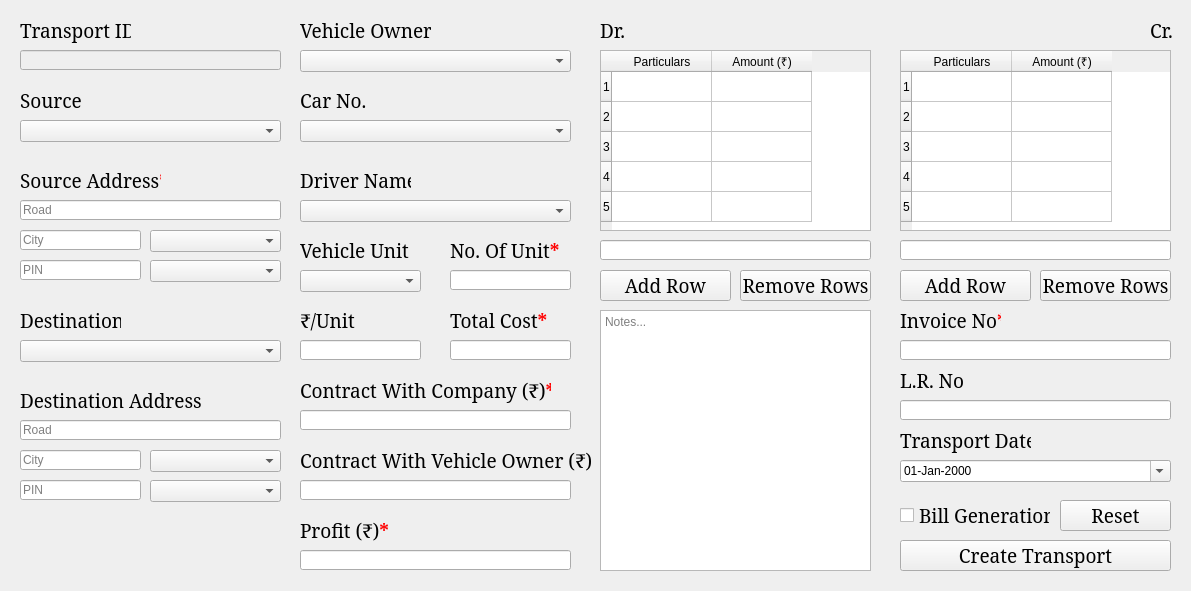
<?xml version="1.0" encoding="UTF-8"?>
<ui version="4.0">
 <class>AddTransportWindow</class>
 <widget class="QMainWindow" name="AddTransportWindow">
  <property name="windowModality">
   <enum>Qt::ApplicationModal</enum>
  </property>
  <property name="geometry">
   <rect>
    <x>0</x>
    <y>0</y>
    <width>1191</width>
    <height>591</height>
   </rect>
  </property>
  <property name="windowTitle">
   <string>KB Roadways - Add Transport</string>
  </property>
  <property name="windowIcon">
   <iconset>
    <normaloff>../__Assets/Logos/CompanyLogo.png</normaloff>../__Assets/Logos/CompanyLogo.png</iconset>
  </property>
  <widget class="QWidget" name="centralwidget">
   <widget class="QLabel" name="lblTransportID">
    <property name="geometry">
     <rect>
      <x>20</x>
      <y>10</y>
      <width>111</width>
      <height>41</height>
     </rect>
    </property>
    <property name="font">
     <font>
      <family>Constantia</family>
      <pointsize>14</pointsize>
     </font>
    </property>
    <property name="text">
     <string>Transport ID</string>
    </property>
   </widget>
   <widget class="QLabel" name="lblSource">
    <property name="geometry">
     <rect>
      <x>20</x>
      <y>80</y>
      <width>61</width>
      <height>41</height>
     </rect>
    </property>
    <property name="font">
     <font>
      <family>Constantia</family>
      <pointsize>14</pointsize>
     </font>
    </property>
    <property name="text">
     <string>Source</string>
    </property>
   </widget>
   <widget class="QLabel" name="lblDestination">
    <property name="geometry">
     <rect>
      <x>20</x>
      <y>300</y>
      <width>101</width>
      <height>41</height>
     </rect>
    </property>
    <property name="font">
     <font>
      <family>Constantia</family>
      <pointsize>14</pointsize>
     </font>
    </property>
    <property name="text">
     <string>Destination</string>
    </property>
   </widget>
   <widget class="QLabel" name="lblTransportDate">
    <property name="geometry">
     <rect>
      <x>900</x>
      <y>420</y>
      <width>131</width>
      <height>41</height>
     </rect>
    </property>
    <property name="font">
     <font>
      <family>Constantia</family>
      <pointsize>14</pointsize>
     </font>
    </property>
    <property name="text">
     <string>Transport Date</string>
    </property>
   </widget>
   <widget class="QLabel" name="lblVehicleOwner">
    <property name="geometry">
     <rect>
      <x>300</x>
      <y>10</y>
      <width>131</width>
      <height>41</height>
     </rect>
    </property>
    <property name="font">
     <font>
      <family>Constantia</family>
      <pointsize>14</pointsize>
     </font>
    </property>
    <property name="text">
     <string>Vehicle Owner</string>
    </property>
   </widget>
   <widget class="QLabel" name="lblCarNumber">
    <property name="geometry">
     <rect>
      <x>300</x>
      <y>80</y>
      <width>71</width>
      <height>41</height>
     </rect>
    </property>
    <property name="font">
     <font>
      <family>Constantia</family>
      <pointsize>14</pointsize>
     </font>
    </property>
    <property name="text">
     <string>Car No.</string>
    </property>
   </widget>
   <widget class="QLabel" name="lblDriverName">
    <property name="geometry">
     <rect>
      <x>300</x>
      <y>160</y>
      <width>111</width>
      <height>41</height>
     </rect>
    </property>
    <property name="font">
     <font>
      <family>Constantia</family>
      <pointsize>14</pointsize>
     </font>
    </property>
    <property name="text">
     <string>Driver Name</string>
    </property>
   </widget>
   <widget class="QLabel" name="lblVehicleUnit">
    <property name="geometry">
     <rect>
      <x>300</x>
      <y>230</y>
      <width>111</width>
      <height>41</height>
     </rect>
    </property>
    <property name="font">
     <font>
      <family>Constantia</family>
      <pointsize>14</pointsize>
     </font>
    </property>
    <property name="text">
     <string>Vehicle Unit</string>
    </property>
   </widget>
   <widget class="QLabel" name="lblPricePerUnit">
    <property name="geometry">
     <rect>
      <x>300</x>
      <y>300</y>
      <width>71</width>
      <height>41</height>
     </rect>
    </property>
    <property name="font">
     <font>
      <family>Constantia</family>
      <pointsize>14</pointsize>
     </font>
    </property>
    <property name="text">
     <string>&lt;html&gt;&lt;head/&gt;&lt;body&gt;&lt;p&gt;₹/Unit&lt;/p&gt;&lt;/body&gt;&lt;/html&gt;</string>
    </property>
   </widget>
   <widget class="QLineEdit" name="leTransportID">
    <property name="enabled">
     <bool>false</bool>
    </property>
    <property name="geometry">
     <rect>
      <x>20</x>
      <y>50</y>
      <width>261</width>
      <height>20</height>
     </rect>
    </property>
    <property name="text">
     <string/>
    </property>
    <property name="readOnly">
     <bool>true</bool>
    </property>
   </widget>
   <widget class="QLineEdit" name="lePricePerUnit">
    <property name="geometry">
     <rect>
      <x>300</x>
      <y>340</y>
      <width>121</width>
      <height>20</height>
     </rect>
    </property>
    <property name="text">
     <string/>
    </property>
    <property name="readOnly">
     <bool>false</bool>
    </property>
   </widget>
   <widget class="QCheckBox" name="chkBillGeneration">
    <property name="geometry">
     <rect>
      <x>900</x>
      <y>500</y>
      <width>151</width>
      <height>31</height>
     </rect>
    </property>
    <property name="font">
     <font>
      <family>Constantia</family>
      <pointsize>14</pointsize>
     </font>
    </property>
    <property name="text">
     <string>Bill Generation</string>
    </property>
   </widget>
   <widget class="QComboBox" name="cbSources">
    <property name="geometry">
     <rect>
      <x>20</x>
      <y>120</y>
      <width>261</width>
      <height>22</height>
     </rect>
    </property>
   </widget>
   <widget class="QComboBox" name="cbDestinations">
    <property name="geometry">
     <rect>
      <x>20</x>
      <y>340</y>
      <width>261</width>
      <height>22</height>
     </rect>
    </property>
   </widget>
   <widget class="QComboBox" name="cbVehicleOwners">
    <property name="geometry">
     <rect>
      <x>300</x>
      <y>50</y>
      <width>271</width>
      <height>22</height>
     </rect>
    </property>
   </widget>
   <widget class="QComboBox" name="cbCarNumbers">
    <property name="geometry">
     <rect>
      <x>300</x>
      <y>120</y>
      <width>271</width>
      <height>22</height>
     </rect>
    </property>
   </widget>
   <widget class="QComboBox" name="cbDriverNames">
    <property name="geometry">
     <rect>
      <x>300</x>
      <y>200</y>
      <width>271</width>
      <height>22</height>
     </rect>
    </property>
   </widget>
   <widget class="QDateEdit" name="deTransportDate">
    <property name="geometry">
     <rect>
      <x>900</x>
      <y>460</y>
      <width>271</width>
      <height>22</height>
     </rect>
    </property>
    <property name="wrapping">
     <bool>false</bool>
    </property>
    <property name="buttonSymbols">
     <enum>QAbstractSpinBox::UpDownArrows</enum>
    </property>
    <property name="displayFormat">
     <string>dd-MMM-yyyy</string>
    </property>
    <property name="calendarPopup">
     <bool>true</bool>
    </property>
    <property name="currentSectionIndex">
     <number>0</number>
    </property>
   </widget>
   <widget class="QComboBox" name="cbVehicleUnit">
    <property name="geometry">
     <rect>
      <x>300</x>
      <y>270</y>
      <width>121</width>
      <height>22</height>
     </rect>
    </property>
    <property name="frame">
     <bool>true</bool>
    </property>
   </widget>
   <widget class="QPushButton" name="btnCreateTransport">
    <property name="geometry">
     <rect>
      <x>900</x>
      <y>540</y>
      <width>271</width>
      <height>31</height>
     </rect>
    </property>
    <property name="font">
     <font>
      <family>Constantia</family>
      <pointsize>14</pointsize>
     </font>
    </property>
    <property name="text">
     <string>Create Transport</string>
    </property>
    <property name="shortcut">
     <string>Ctrl+S</string>
    </property>
   </widget>
   <widget class="QLabel" name="lblLogo">
    <property name="geometry">
     <rect>
      <x>20</x>
      <y>520</y>
      <width>61</width>
      <height>51</height>
     </rect>
    </property>
    <property name="acceptDrops">
     <bool>false</bool>
    </property>
    <property name="autoFillBackground">
     <bool>false</bool>
    </property>
    <property name="text">
     <string/>
    </property>
    <property name="pixmap">
     <pixmap>../__Assets/Logos/CompanyLogo.png</pixmap>
    </property>
    <property name="scaledContents">
     <bool>true</bool>
    </property>
   </widget>
   <widget class="QPushButton" name="btnReset">
    <property name="geometry">
     <rect>
      <x>1060</x>
      <y>500</y>
      <width>111</width>
      <height>31</height>
     </rect>
    </property>
    <property name="font">
     <font>
      <family>Constantia</family>
      <pointsize>14</pointsize>
     </font>
    </property>
    <property name="text">
     <string>Reset</string>
    </property>
   </widget>
   <widget class="QTableWidget" name="twDebit">
    <property name="geometry">
     <rect>
      <x>600</x>
      <y>50</y>
      <width>271</width>
      <height>181</height>
     </rect>
    </property>
    <property name="sizeAdjustPolicy">
     <enum>QAbstractScrollArea::AdjustToContentsOnFirstShow</enum>
    </property>
    <property name="showGrid">
     <bool>true</bool>
    </property>
    <property name="gridStyle">
     <enum>Qt::SolidLine</enum>
    </property>
    <property name="rowCount">
     <number>5</number>
    </property>
    <property name="columnCount">
     <number>2</number>
    </property>
    <attribute name="horizontalHeaderVisible">
     <bool>true</bool>
    </attribute>
    <attribute name="horizontalHeaderCascadingSectionResizes">
     <bool>false</bool>
    </attribute>
    <attribute name="horizontalHeaderHighlightSections">
     <bool>true</bool>
    </attribute>
    <attribute name="verticalHeaderVisible">
     <bool>true</bool>
    </attribute>
    <row/>
    <row/>
    <row/>
    <row/>
    <row/>
    <column>
     <property name="text">
      <string>Particulars</string>
     </property>
    </column>
    <column>
     <property name="text">
      <string>Amount (₹)</string>
     </property>
    </column>
   </widget>
   <widget class="QLabel" name="lblDr">
    <property name="geometry">
     <rect>
      <x>600</x>
      <y>10</y>
      <width>31</width>
      <height>41</height>
     </rect>
    </property>
    <property name="font">
     <font>
      <family>Constantia</family>
      <pointsize>14</pointsize>
     </font>
    </property>
    <property name="text">
     <string>Dr.</string>
    </property>
   </widget>
   <widget class="QLabel" name="lblCr">
    <property name="geometry">
     <rect>
      <x>1150</x>
      <y>10</y>
      <width>31</width>
      <height>41</height>
     </rect>
    </property>
    <property name="font">
     <font>
      <family>Constantia</family>
      <pointsize>14</pointsize>
     </font>
    </property>
    <property name="text">
     <string>Cr.</string>
    </property>
   </widget>
   <widget class="QPushButton" name="btnTwDebitAddRow">
    <property name="geometry">
     <rect>
      <x>600</x>
      <y>270</y>
      <width>131</width>
      <height>31</height>
     </rect>
    </property>
    <property name="font">
     <font>
      <family>Constantia</family>
      <pointsize>14</pointsize>
     </font>
    </property>
    <property name="text">
     <string>Add Row</string>
    </property>
   </widget>
   <widget class="QPushButton" name="btnTwDebitRemoveRow">
    <property name="geometry">
     <rect>
      <x>740</x>
      <y>270</y>
      <width>131</width>
      <height>31</height>
     </rect>
    </property>
    <property name="font">
     <font>
      <family>Constantia</family>
      <pointsize>14</pointsize>
     </font>
    </property>
    <property name="text">
     <string>Remove Rows</string>
    </property>
   </widget>
   <widget class="QTableWidget" name="twCredit">
    <property name="geometry">
     <rect>
      <x>900</x>
      <y>50</y>
      <width>271</width>
      <height>181</height>
     </rect>
    </property>
    <property name="sizeAdjustPolicy">
     <enum>QAbstractScrollArea::AdjustToContentsOnFirstShow</enum>
    </property>
    <property name="showGrid">
     <bool>true</bool>
    </property>
    <property name="gridStyle">
     <enum>Qt::SolidLine</enum>
    </property>
    <property name="rowCount">
     <number>5</number>
    </property>
    <property name="columnCount">
     <number>2</number>
    </property>
    <attribute name="horizontalHeaderVisible">
     <bool>true</bool>
    </attribute>
    <attribute name="horizontalHeaderCascadingSectionResizes">
     <bool>false</bool>
    </attribute>
    <attribute name="horizontalHeaderHighlightSections">
     <bool>true</bool>
    </attribute>
    <attribute name="verticalHeaderVisible">
     <bool>true</bool>
    </attribute>
    <row/>
    <row/>
    <row/>
    <row/>
    <row/>
    <column>
     <property name="text">
      <string>Particulars</string>
     </property>
    </column>
    <column>
     <property name="text">
      <string>Amount (₹)</string>
     </property>
    </column>
   </widget>
   <widget class="QPushButton" name="btnTwCreditRemoveRow">
    <property name="geometry">
     <rect>
      <x>1040</x>
      <y>270</y>
      <width>131</width>
      <height>31</height>
     </rect>
    </property>
    <property name="font">
     <font>
      <family>Constantia</family>
      <pointsize>14</pointsize>
     </font>
    </property>
    <property name="text">
     <string>Remove Rows</string>
    </property>
   </widget>
   <widget class="QPushButton" name="btnTwCreditAddRow">
    <property name="geometry">
     <rect>
      <x>900</x>
      <y>270</y>
      <width>131</width>
      <height>31</height>
     </rect>
    </property>
    <property name="font">
     <font>
      <family>Constantia</family>
      <pointsize>14</pointsize>
     </font>
    </property>
    <property name="text">
     <string>Add Row</string>
    </property>
   </widget>
   <widget class="QTextEdit" name="teNotes">
    <property name="geometry">
     <rect>
      <x>600</x>
      <y>310</y>
      <width>271</width>
      <height>261</height>
     </rect>
    </property>
    <property name="placeholderText">
     <string>Notes...</string>
    </property>
   </widget>
   <widget class="QLabel" name="lblNoOfUnit">
    <property name="geometry">
     <rect>
      <x>450</x>
      <y>230</y>
      <width>111</width>
      <height>41</height>
     </rect>
    </property>
    <property name="font">
     <font>
      <family>Constantia</family>
      <pointsize>14</pointsize>
     </font>
    </property>
    <property name="text">
     <string>&lt;html&gt;&lt;head/&gt;&lt;body&gt;&lt;p&gt;No. Of Unit&lt;span style=&quot; font-weight:600; color:#ff0000;&quot;&gt;*&lt;/span&gt;&lt;/p&gt;&lt;/body&gt;&lt;/html&gt;</string>
    </property>
   </widget>
   <widget class="QLineEdit" name="leNoOfUnit">
    <property name="geometry">
     <rect>
      <x>450</x>
      <y>270</y>
      <width>121</width>
      <height>20</height>
     </rect>
    </property>
    <property name="text">
     <string/>
    </property>
    <property name="readOnly">
     <bool>false</bool>
    </property>
   </widget>
   <widget class="QLabel" name="lblTotalCost">
    <property name="geometry">
     <rect>
      <x>450</x>
      <y>300</y>
      <width>101</width>
      <height>41</height>
     </rect>
    </property>
    <property name="font">
     <font>
      <family>Constantia</family>
      <pointsize>14</pointsize>
     </font>
    </property>
    <property name="text">
     <string>&lt;html&gt;&lt;head/&gt;&lt;body&gt;&lt;p&gt;Total Cost&lt;span style=&quot; font-weight:600; color:#ff0000;&quot;&gt;*&lt;/span&gt;&lt;/p&gt;&lt;/body&gt;&lt;/html&gt;</string>
    </property>
   </widget>
   <widget class="QLineEdit" name="leTotalCost">
    <property name="geometry">
     <rect>
      <x>450</x>
      <y>340</y>
      <width>121</width>
      <height>20</height>
     </rect>
    </property>
    <property name="text">
     <string/>
    </property>
    <property name="readOnly">
     <bool>false</bool>
    </property>
   </widget>
   <widget class="QLabel" name="lblSourceAddress">
    <property name="geometry">
     <rect>
      <x>20</x>
      <y>160</y>
      <width>141</width>
      <height>41</height>
     </rect>
    </property>
    <property name="font">
     <font>
      <family>Constantia</family>
      <pointsize>14</pointsize>
     </font>
    </property>
    <property name="text">
     <string>&lt;html&gt;&lt;head/&gt;&lt;body&gt;&lt;p&gt;Source Address&lt;span style=&quot; font-weight:600; color:#ff0000;&quot;&gt;*&lt;/span&gt;&lt;/p&gt;&lt;/body&gt;&lt;/html&gt;</string>
    </property>
   </widget>
   <widget class="QLabel" name="lblDestinationAddress">
    <property name="geometry">
     <rect>
      <x>20</x>
      <y>380</y>
      <width>181</width>
      <height>41</height>
     </rect>
    </property>
    <property name="font">
     <font>
      <family>Constantia</family>
      <pointsize>14</pointsize>
     </font>
    </property>
    <property name="text">
     <string>&lt;html&gt;&lt;head/&gt;&lt;body&gt;&lt;p&gt;Destination Address&lt;span style=&quot; font-weight:600; color:#ff0000;&quot;&gt;*&lt;/span&gt;&lt;/p&gt;&lt;/body&gt;&lt;/html&gt;</string>
    </property>
   </widget>
   <widget class="QLineEdit" name="leSourceAddressRoad">
    <property name="geometry">
     <rect>
      <x>20</x>
      <y>200</y>
      <width>261</width>
      <height>20</height>
     </rect>
    </property>
    <property name="text">
     <string/>
    </property>
    <property name="readOnly">
     <bool>false</bool>
    </property>
    <property name="placeholderText">
     <string>Road</string>
    </property>
   </widget>
   <widget class="QLineEdit" name="leSourceAddressCity">
    <property name="geometry">
     <rect>
      <x>20</x>
      <y>230</y>
      <width>121</width>
      <height>20</height>
     </rect>
    </property>
    <property name="text">
     <string/>
    </property>
    <property name="readOnly">
     <bool>false</bool>
    </property>
    <property name="placeholderText">
     <string>City</string>
    </property>
   </widget>
   <widget class="QLineEdit" name="leSourceAddressPin">
    <property name="geometry">
     <rect>
      <x>20</x>
      <y>260</y>
      <width>121</width>
      <height>20</height>
     </rect>
    </property>
    <property name="text">
     <string/>
    </property>
    <property name="readOnly">
     <bool>false</bool>
    </property>
    <property name="placeholderText">
     <string>PIN</string>
    </property>
   </widget>
   <widget class="QComboBox" name="cbSourceDistrict">
    <property name="geometry">
     <rect>
      <x>150</x>
      <y>230</y>
      <width>131</width>
      <height>22</height>
     </rect>
    </property>
   </widget>
   <widget class="QLineEdit" name="leDestinationAddressRoad">
    <property name="geometry">
     <rect>
      <x>20</x>
      <y>420</y>
      <width>261</width>
      <height>20</height>
     </rect>
    </property>
    <property name="text">
     <string/>
    </property>
    <property name="readOnly">
     <bool>false</bool>
    </property>
    <property name="placeholderText">
     <string>Road</string>
    </property>
   </widget>
   <widget class="QLineEdit" name="leDestinationAddressCity">
    <property name="geometry">
     <rect>
      <x>20</x>
      <y>450</y>
      <width>121</width>
      <height>20</height>
     </rect>
    </property>
    <property name="text">
     <string/>
    </property>
    <property name="readOnly">
     <bool>false</bool>
    </property>
    <property name="placeholderText">
     <string>City</string>
    </property>
   </widget>
   <widget class="QComboBox" name="cbDestinationDistrict">
    <property name="geometry">
     <rect>
      <x>150</x>
      <y>450</y>
      <width>131</width>
      <height>22</height>
     </rect>
    </property>
   </widget>
   <widget class="QLineEdit" name="leDestinationAddressPin">
    <property name="geometry">
     <rect>
      <x>20</x>
      <y>480</y>
      <width>121</width>
      <height>20</height>
     </rect>
    </property>
    <property name="text">
     <string/>
    </property>
    <property name="readOnly">
     <bool>false</bool>
    </property>
    <property name="placeholderText">
     <string>PIN</string>
    </property>
   </widget>
   <widget class="QComboBox" name="cbSourceAddressHistory">
    <property name="geometry">
     <rect>
      <x>150</x>
      <y>260</y>
      <width>131</width>
      <height>22</height>
     </rect>
    </property>
    <property name="placeholderText">
     <string/>
    </property>
    <property name="frame">
     <bool>true</bool>
    </property>
   </widget>
   <widget class="QComboBox" name="cbDestinationAddressHistory">
    <property name="geometry">
     <rect>
      <x>150</x>
      <y>480</y>
      <width>131</width>
      <height>22</height>
     </rect>
    </property>
   </widget>
   <widget class="QLabel" name="lblInvoiceNo">
    <property name="geometry">
     <rect>
      <x>900</x>
      <y>300</y>
      <width>101</width>
      <height>41</height>
     </rect>
    </property>
    <property name="font">
     <font>
      <family>Constantia</family>
      <pointsize>14</pointsize>
     </font>
    </property>
    <property name="text">
     <string>&lt;html&gt;&lt;head/&gt;&lt;body&gt;&lt;p&gt;Invoice No&lt;span style=&quot; font-weight:600; color:#ff0000;&quot;&gt;*&lt;/span&gt;&lt;/p&gt;&lt;/body&gt;&lt;/html&gt;</string>
    </property>
   </widget>
   <widget class="QLineEdit" name="leInvoiceNo">
    <property name="geometry">
     <rect>
      <x>900</x>
      <y>340</y>
      <width>271</width>
      <height>20</height>
     </rect>
    </property>
    <property name="text">
     <string/>
    </property>
    <property name="readOnly">
     <bool>false</bool>
    </property>
   </widget>
   <widget class="QLineEdit" name="leLrNo">
    <property name="geometry">
     <rect>
      <x>900</x>
      <y>400</y>
      <width>271</width>
      <height>20</height>
     </rect>
    </property>
    <property name="text">
     <string/>
    </property>
    <property name="readOnly">
     <bool>false</bool>
    </property>
   </widget>
   <widget class="QLabel" name="lblLrNo">
    <property name="geometry">
     <rect>
      <x>900</x>
      <y>360</y>
      <width>71</width>
      <height>41</height>
     </rect>
    </property>
    <property name="font">
     <font>
      <family>Constantia</family>
      <pointsize>14</pointsize>
     </font>
    </property>
    <property name="text">
     <string>L.R. No</string>
    </property>
   </widget>
   <widget class="QLabel" name="lblContractWithVehicleOwner">
    <property name="geometry">
     <rect>
      <x>300</x>
      <y>440</y>
      <width>291</width>
      <height>41</height>
     </rect>
    </property>
    <property name="font">
     <font>
      <family>Constantia</family>
      <pointsize>14</pointsize>
     </font>
    </property>
    <property name="text">
     <string>&lt;html&gt;&lt;head/&gt;&lt;body&gt;&lt;p&gt;Contract With Vehicle Owner (₹)&lt;span style=&quot; font-weight:600; color:#ff0000;&quot;&gt;*&lt;/span&gt;&lt;/p&gt;&lt;/body&gt;&lt;/html&gt;</string>
    </property>
   </widget>
   <widget class="QLineEdit" name="leProfit">
    <property name="geometry">
     <rect>
      <x>300</x>
      <y>550</y>
      <width>271</width>
      <height>20</height>
     </rect>
    </property>
    <property name="text">
     <string/>
    </property>
    <property name="readOnly">
     <bool>true</bool>
    </property>
   </widget>
   <widget class="QLineEdit" name="leContractWithCompany">
    <property name="geometry">
     <rect>
      <x>300</x>
      <y>410</y>
      <width>271</width>
      <height>20</height>
     </rect>
    </property>
    <property name="text">
     <string/>
    </property>
    <property name="readOnly">
     <bool>false</bool>
    </property>
   </widget>
   <widget class="QLabel" name="lblProfit">
    <property name="geometry">
     <rect>
      <x>300</x>
      <y>510</y>
      <width>91</width>
      <height>41</height>
     </rect>
    </property>
    <property name="font">
     <font>
      <family>Constantia</family>
      <pointsize>14</pointsize>
     </font>
    </property>
    <property name="text">
     <string>&lt;html&gt;&lt;head/&gt;&lt;body&gt;&lt;p&gt;Profit (₹)&lt;span style=&quot; font-weight:600; color:#ff0000;&quot;&gt;*&lt;/span&gt;&lt;/p&gt;&lt;/body&gt;&lt;/html&gt;</string>
    </property>
   </widget>
   <widget class="QLabel" name="lblContractWithCompany">
    <property name="geometry">
     <rect>
      <x>300</x>
      <y>370</y>
      <width>251</width>
      <height>41</height>
     </rect>
    </property>
    <property name="font">
     <font>
      <family>Constantia</family>
      <pointsize>14</pointsize>
     </font>
    </property>
    <property name="text">
     <string>&lt;html&gt;&lt;head/&gt;&lt;body&gt;&lt;p&gt;Contract With Company (₹)&lt;span style=&quot; font-weight:600; color:#ff0000;&quot;&gt;*&lt;/span&gt;&lt;/p&gt;&lt;/body&gt;&lt;/html&gt;</string>
    </property>
   </widget>
   <widget class="QLineEdit" name="leContractWithVehicleOwner">
    <property name="geometry">
     <rect>
      <x>300</x>
      <y>480</y>
      <width>271</width>
      <height>20</height>
     </rect>
    </property>
    <property name="text">
     <string/>
    </property>
    <property name="readOnly">
     <bool>false</bool>
    </property>
   </widget>
   <widget class="QLineEdit" name="leTotalAmountInDebit">
    <property name="geometry">
     <rect>
      <x>600</x>
      <y>240</y>
      <width>271</width>
      <height>20</height>
     </rect>
    </property>
    <property name="layoutDirection">
     <enum>Qt::LeftToRight</enum>
    </property>
    <property name="text">
     <string/>
    </property>
    <property name="alignment">
     <set>Qt::AlignRight|Qt::AlignTrailing|Qt::AlignVCenter</set>
    </property>
    <property name="readOnly">
     <bool>true</bool>
    </property>
   </widget>
   <widget class="QLineEdit" name="leTotalAmountInCredit">
    <property name="geometry">
     <rect>
      <x>900</x>
      <y>240</y>
      <width>271</width>
      <height>20</height>
     </rect>
    </property>
    <property name="layoutDirection">
     <enum>Qt::LeftToRight</enum>
    </property>
    <property name="text">
     <string/>
    </property>
    <property name="alignment">
     <set>Qt::AlignRight|Qt::AlignTrailing|Qt::AlignVCenter</set>
    </property>
    <property name="readOnly">
     <bool>true</bool>
    </property>
   </widget>
   <widget class="QLabel" name="lblVehicleOwnerAccountName">
    <property name="geometry">
     <rect>
      <x>630</x>
      <y>10</y>
      <width>511</width>
      <height>41</height>
     </rect>
    </property>
    <property name="font">
     <font>
      <family>Constantia</family>
      <pointsize>14</pointsize>
      <weight>75</weight>
      <bold>true</bold>
     </font>
    </property>
    <property name="frameShape">
     <enum>QFrame::NoFrame</enum>
    </property>
    <property name="text">
     <string/>
    </property>
    <property name="alignment">
     <set>Qt::AlignCenter</set>
    </property>
   </widget>
  </widget>
 </widget>
 <tabstops>
  <tabstop>leTransportID</tabstop>
  <tabstop>cbSources</tabstop>
  <tabstop>leSourceAddressRoad</tabstop>
  <tabstop>leSourceAddressCity</tabstop>
  <tabstop>leSourceAddressPin</tabstop>
  <tabstop>cbSourceDistrict</tabstop>
  <tabstop>cbDestinations</tabstop>
  <tabstop>leDestinationAddressRoad</tabstop>
  <tabstop>leDestinationAddressCity</tabstop>
  <tabstop>leDestinationAddressPin</tabstop>
  <tabstop>cbDestinationDistrict</tabstop>
  <tabstop>cbVehicleOwners</tabstop>
  <tabstop>cbCarNumbers</tabstop>
  <tabstop>cbDriverNames</tabstop>
  <tabstop>cbVehicleUnit</tabstop>
  <tabstop>leNoOfUnit</tabstop>
  <tabstop>lePricePerUnit</tabstop>
  <tabstop>leContractWithCompany</tabstop>
  <tabstop>leContractWithVehicleOwner</tabstop>
  <tabstop>twDebit</tabstop>
  <tabstop>btnTwDebitAddRow</tabstop>
  <tabstop>btnTwDebitRemoveRow</tabstop>
  <tabstop>twCredit</tabstop>
  <tabstop>btnTwCreditAddRow</tabstop>
  <tabstop>btnTwCreditRemoveRow</tabstop>
  <tabstop>teNotes</tabstop>
  <tabstop>leInvoiceNo</tabstop>
  <tabstop>leLrNo</tabstop>
  <tabstop>deTransportDate</tabstop>
  <tabstop>chkBillGeneration</tabstop>
  <tabstop>btnCreateTransport</tabstop>
  <tabstop>btnReset</tabstop>
  <tabstop>leTotalCost</tabstop>
  <tabstop>leProfit</tabstop>
  <tabstop>cbSourceAddressHistory</tabstop>
  <tabstop>cbDestinationAddressHistory</tabstop>
 </tabstops>
 <resources/>
 <connections/>
</ui>
